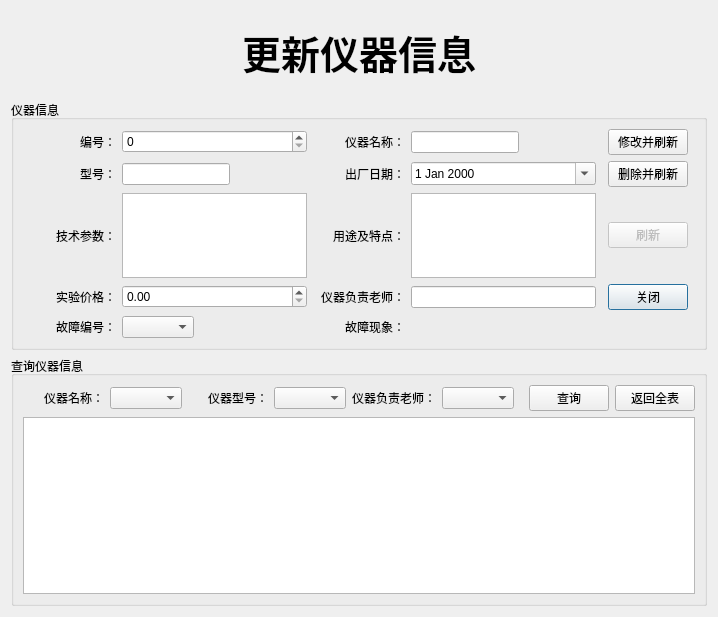
<?xml version="1.0" encoding="UTF-8"?>
<ui version="4.0">
 <class>Dialog</class>
 <widget class="QDialog" name="Dialog">
  <property name="geometry">
   <rect>
    <x>0</x>
    <y>0</y>
    <width>718</width>
    <height>617</height>
   </rect>
  </property>
  <property name="windowTitle">
   <string>更新仪器信息</string>
  </property>
  <property name="sizeGripEnabled">
   <bool>false</bool>
  </property>
  <property name="modal">
   <bool>false</bool>
  </property>
  <layout class="QGridLayout" name="gridLayout_3">
   <item row="0" column="0">
    <layout class="QVBoxLayout" name="verticalLayout_6" stretch="1,3,3">
     <item alignment="Qt::AlignHCenter|Qt::AlignVCenter">
      <widget class="QLabel" name="label_11">
       <property name="font">
        <font>
         <pointsize>29</pointsize>
         <weight>75</weight>
         <bold>true</bold>
        </font>
       </property>
       <property name="text">
        <string>更新仪器信息</string>
       </property>
      </widget>
     </item>
     <item>
      <widget class="QGroupBox" name="groupBox">
       <property name="title">
        <string>仪器信息</string>
       </property>
       <layout class="QGridLayout" name="gridLayout_4">
        <item row="0" column="0">
         <layout class="QGridLayout" name="gridLayout_2" rowstretch="1,1,3,1,0" columnstretch="1,2,1,2,1">
          <item row="0" column="3" alignment="Qt::AlignLeft">
           <widget class="QLineEdit" name="lineEdit_7"/>
          </item>
          <item row="3" column="4" alignment="Qt::AlignHCenter">
           <widget class="QPushButton" name="pushButton_5">
            <property name="text">
             <string>关闭</string>
            </property>
           </widget>
          </item>
          <item row="1" column="2" alignment="Qt::AlignRight">
           <widget class="QLabel" name="label_8">
            <property name="text">
             <string>出厂日期：</string>
            </property>
           </widget>
          </item>
          <item row="2" column="1">
           <widget class="QTextEdit" name="textEdit"/>
          </item>
          <item row="1" column="0" alignment="Qt::AlignRight">
           <widget class="QLabel" name="label_5">
            <property name="text">
             <string>型号：</string>
            </property>
           </widget>
          </item>
          <item row="1" column="4" alignment="Qt::AlignHCenter">
           <widget class="QPushButton" name="pushButton_3">
            <property name="text">
             <string>删除并刷新</string>
            </property>
           </widget>
          </item>
          <item row="2" column="0" alignment="Qt::AlignRight">
           <widget class="QLabel" name="label_6">
            <property name="text">
             <string>技术参数：</string>
            </property>
           </widget>
          </item>
          <item row="1" column="1" alignment="Qt::AlignLeft">
           <widget class="QLineEdit" name="lineEdit_4"/>
          </item>
          <item row="0" column="4" alignment="Qt::AlignHCenter">
           <widget class="QPushButton" name="pushButton_2">
            <property name="text">
             <string>修改并刷新</string>
            </property>
           </widget>
          </item>
          <item row="0" column="2" alignment="Qt::AlignRight">
           <widget class="QLabel" name="label_7">
            <property name="text">
             <string>仪器名称：</string>
            </property>
           </widget>
          </item>
          <item row="3" column="2" alignment="Qt::AlignRight">
           <widget class="QLabel" name="label_10">
            <property name="text">
             <string>仪器负责老师：</string>
            </property>
           </widget>
          </item>
          <item row="3" column="0" alignment="Qt::AlignRight">
           <widget class="QLabel" name="label_12">
            <property name="text">
             <string>实验价格：</string>
            </property>
           </widget>
          </item>
          <item row="2" column="2" alignment="Qt::AlignRight">
           <widget class="QLabel" name="label_9">
            <property name="text">
             <string>用途及特点：</string>
            </property>
           </widget>
          </item>
          <item row="0" column="0" alignment="Qt::AlignRight">
           <widget class="QLabel" name="label_4">
            <property name="text">
             <string>编号：</string>
            </property>
           </widget>
          </item>
          <item row="2" column="4" alignment="Qt::AlignHCenter">
           <widget class="QPushButton" name="pushButton_4">
            <property name="enabled">
             <bool>false</bool>
            </property>
            <property name="text">
             <string>刷新</string>
            </property>
           </widget>
          </item>
          <item row="0" column="1">
           <widget class="QSpinBox" name="spinBox">
            <property name="maximum">
             <number>999999999</number>
            </property>
           </widget>
          </item>
          <item row="2" column="3">
           <widget class="QTextEdit" name="textEdit_2"/>
          </item>
          <item row="3" column="1">
           <widget class="QDoubleSpinBox" name="doubleSpinBox">
            <property name="minimum">
             <double>0.000000000000000</double>
            </property>
            <property name="maximum">
             <double>999999999.000000000000000</double>
            </property>
           </widget>
          </item>
          <item row="3" column="3">
           <widget class="QLineEdit" name="lineEdit_3"/>
          </item>
          <item row="1" column="3">
           <widget class="QDateEdit" name="dateEdit">
            <property name="calendarPopup">
             <bool>true</bool>
            </property>
           </widget>
          </item>
          <item row="4" column="0" alignment="Qt::AlignRight">
           <widget class="QLabel" name="label_13">
            <property name="text">
             <string>故障编号：</string>
            </property>
           </widget>
          </item>
          <item row="4" column="1" alignment="Qt::AlignLeft">
           <widget class="QComboBox" name="comboBox_4"/>
          </item>
          <item row="4" column="3">
           <widget class="QLabel" name="label_14">
            <property name="text">
             <string/>
            </property>
           </widget>
          </item>
          <item row="4" column="2" alignment="Qt::AlignRight">
           <widget class="QLabel" name="label_15">
            <property name="text">
             <string>故障现象：</string>
            </property>
           </widget>
          </item>
         </layout>
        </item>
       </layout>
      </widget>
     </item>
     <item>
      <widget class="QGroupBox" name="groupBox_2">
       <property name="title">
        <string>查询仪器信息</string>
       </property>
       <layout class="QGridLayout" name="gridLayout">
        <item row="0" column="0">
         <layout class="QVBoxLayout" name="verticalLayout_7">
          <item>
           <layout class="QHBoxLayout" name="horizontalLayout" stretch="1,0,1,0,1,1,1,0">
            <item alignment="Qt::AlignRight">
             <widget class="QLabel" name="label">
              <property name="text">
               <string>仪器名称：</string>
              </property>
             </widget>
            </item>
            <item alignment="Qt::AlignLeft">
             <widget class="QComboBox" name="comboBox_2"/>
            </item>
            <item alignment="Qt::AlignRight">
             <widget class="QLabel" name="label_2">
              <property name="text">
               <string>仪器型号：</string>
              </property>
             </widget>
            </item>
            <item alignment="Qt::AlignLeft">
             <widget class="QComboBox" name="comboBox_3"/>
            </item>
            <item alignment="Qt::AlignRight">
             <widget class="QLabel" name="label_3">
              <property name="text">
               <string>仪器负责老师：</string>
              </property>
             </widget>
            </item>
            <item alignment="Qt::AlignLeft">
             <widget class="QComboBox" name="comboBox"/>
            </item>
            <item>
             <widget class="QPushButton" name="pushButton">
              <property name="text">
               <string>查询</string>
              </property>
             </widget>
            </item>
            <item>
             <widget class="QPushButton" name="pushButton_6">
              <property name="text">
               <string>返回全表</string>
              </property>
             </widget>
            </item>
           </layout>
          </item>
          <item>
           <widget class="QTableView" name="tableView"/>
          </item>
         </layout>
        </item>
       </layout>
      </widget>
     </item>
    </layout>
   </item>
  </layout>
 </widget>
 <tabstops>
  <tabstop>spinBox</tabstop>
  <tabstop>lineEdit_7</tabstop>
  <tabstop>lineEdit_4</tabstop>
  <tabstop>dateEdit</tabstop>
  <tabstop>textEdit</tabstop>
  <tabstop>textEdit_2</tabstop>
  <tabstop>doubleSpinBox</tabstop>
  <tabstop>pushButton_2</tabstop>
  <tabstop>pushButton_3</tabstop>
  <tabstop>pushButton_4</tabstop>
  <tabstop>pushButton_5</tabstop>
  <tabstop>comboBox</tabstop>
  <tabstop>pushButton</tabstop>
  <tabstop>tableView</tabstop>
 </tabstops>
 <resources/>
 <connections>
  <connection>
   <sender>pushButton_5</sender>
   <signal>clicked()</signal>
   <receiver>Dialog</receiver>
   <slot>reject()</slot>
   <hints>
    <hint type="sourcelabel">
     <x>687</x>
     <y>338</y>
    </hint>
    <hint type="destinationlabel">
     <x>717</x>
     <y>308</y>
    </hint>
   </hints>
  </connection>
 </connections>
</ui>
